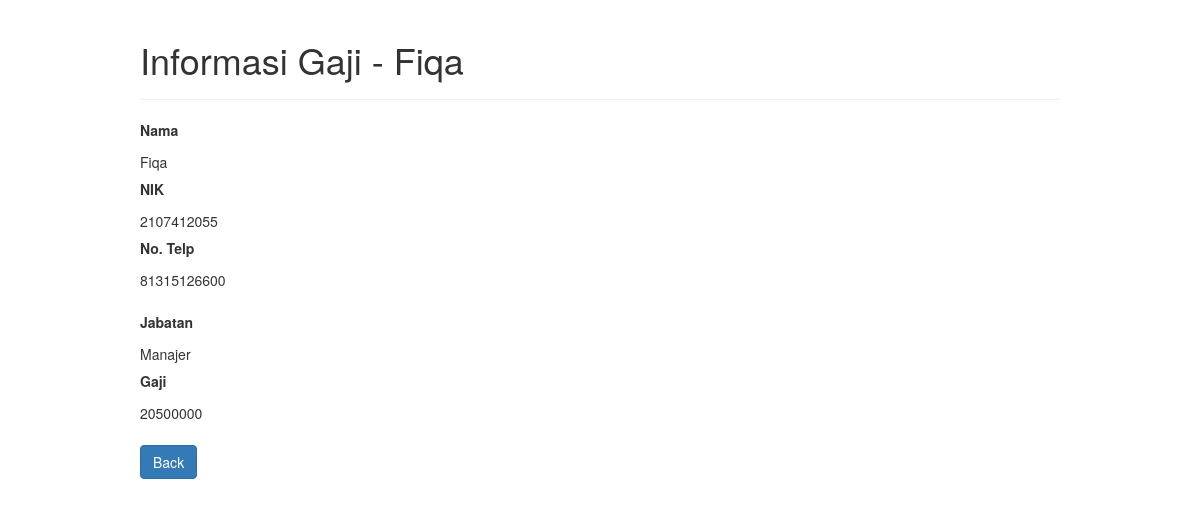
Screenshot of /read.php?NIK=2107412055 with the database file from the repository.
### tables this page shows
CREATE TABLE `payroll` (
  `Nama` varchar(20) NOT NULL,
  `NIK` int(50) NOT NULL,
  `Telp` varchar(20) NOT NULL,
  `Jabatan` varchar(50) NOT NULL,
  `Gaji` bigint(50) NOT NULL
);

### read.php (the view, shortened to what this page needs)
<?php
if(isset($_GET["NIK"]) && !empty(trim($_GET["NIK"]))){
	require_once 'config.php';
	$sql = "SELECT *, (Telp + Jabatan + Gaji)/3 AS Nilai_akhir from payroll WHERE NIK = ? ";
	if($stmt = mysqli_prepare($conn, $sql)){
		mysqli_stmt_bind_param($stmt, "i", $param_NIK);
		if(mysqli_stmt_execute($stmt)){
			$result = mysqli_stmt_get_result($stmt);
			if(mysqli_num_rows($result) == 1){
				$row = mysqli_fetch_array($result, MYSQLI_ASSOC);
			} else{
				header("location: error.php");
				exit();
			}
		} else {
			echo "oops! something went wrong. please try again later.";
		}
	}
} else{
	echo 'nik harus diisi';
	exit();
}
?>
<!DOCTYPE html>
<html lang="en">
<head>
	<link rel='stylesheet' href="https://maxcdn.bootstrapcdn.com/bootstrap/3.3.7/css/bootstrap.css">
	</head>
	<body>
		<div class="wrapper">
			<div class="container-fluid">
				<div class="row">
					<div class="col-md-12">
						<div class="page-header">
							<h1>Informasi Gaji - <?php echo $row["Nama"]; ?></h1>
						</div>
						<div class="form-group">
							<label>Nama</label>
							<p class="form-control-static"><?php echo $row["Nama"]; ?></p>
						<div class="form-group">
							<label>NIK</label>
							<p class="form-control-static"><?php echo $row["NIK"]; ?></p>
						<div class="form-group">
							<label>No. Telp</label>
							<p class="form-control-static"><?php echo $row["Telp"]; ?></p>
						</div>
						<div class="form-group">
							<label>Jabatan</label>
							<p class="form-control-static"><?php echo $row["Jabatan"]; ?></p>
						<div class="form-group">
							<label>Gaji</label>
							<p class="form-control-static"><?php echo $row["Gaji"]; ?></p>
						</div>
						<p><a href="index.php"class="btn btn-primary">Back</a></p>
					</div>
				</div>
			</div>
		</div>
	</div>
</div>
</body>
</html>

### read.php (style rules this page uses)
.wrapper { width: 950px; margin: auto; }

### rows the page displays
payroll: Nama "Fiqa", NIK "2107412055", Telp "81315126600", Jabatan "Manajer", Gaji "20500000"
